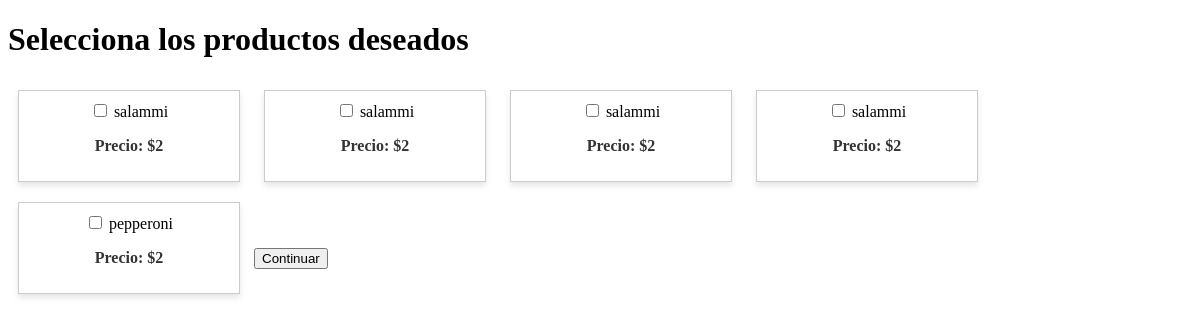
Page /catalog/select_products/5 on the committed database.
### catalog/models.py (models this page shows, shortened)
class ProductModel(models.Model):
    product_name = models.CharField(max_length=50)
    categories = models.ManyToManyField(CategoryModel)
    price_purchase = models.PositiveIntegerField()
    price_sale = models.PositiveIntegerField()
    providers = models.ManyToManyField(ProviderModel)
    product_img = models.ImageField(upload_to='products_img0/', null=True, blank=True)

### catalog/views.py (the view, shortened to what this page needs)
# urls.py: path('select_products/<int:category_id>', views.select_products, name='select_products'),
def select_products(request, category_id):
    purchaser_id = request.session.get('purchaser_id')
    products = ProductModel.objects.filter(categories=category_id)
    existing_cart = CartModel.objects.filter(purchaser_id=purchaser_id, state='in_process').order_by('-id').first()
    return render(request, 'select_products.html', {'products': products})

### catalog/templates/select_products.html (shortened to what this page needs)
<!DOCTYPE html>
<html lang="en">
<head>
</head>
<body>
    <h1>Selecciona los productos deseados</h1>
    <div>
        <form method="POST">
            {% for product in products %}
            <div class="product-box">
                <input type="checkbox" name="selected_products" id="product_{{ product.id }}" value="{{ product.id }}">
                <label for="product_{{ product.id }}">{{ product.product_name }}</label><br>
                <p class="product-price">Precio: ${{ product.price_sale }}</p>
            </div>
            {% endfor %}
            <button type="submit">Continuar</button>
        </form>
    </div>
</body>
</html>

### catalog/templates/select_products.html (style rules this page uses)
.product-box { border: 1px solid #ccc; padding: 10px; margin: 10px; display: inline-block; width: 200px; box-shadow: 0 4px 6px rgba(0, 0, 0, 0.1); text-align: center; }
.product-price { color: #333; font-weight: bold; }

### rows in the picture
ProductModel: product_name "salammi", price_sale "2"
ProductModel: product_name "salammi", price_sale "2"
ProductModel: product_name "salammi", price_sale "2"
ProductModel: product_name "salammi", price_sale "2"
ProductModel: product_name "pepperoni", price_sale "2"
